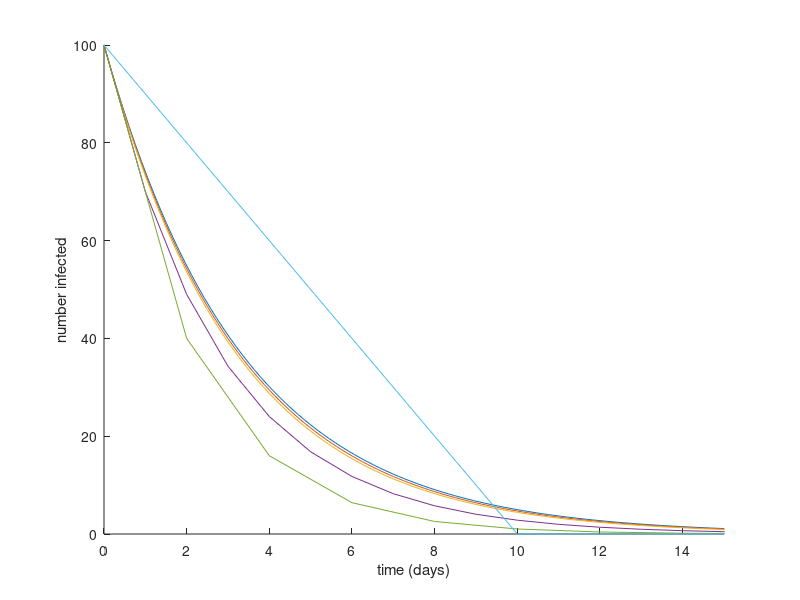

Here is the MATLAB script that generated this plot: (Note: this script raises an error after producing the figure.)
% Starting params
I0 = 100;
alpha = 0.3;
tmax = 15;
tmaxd = 20; % use this for discrete steps
dsteps = [0.125, 0.25, 1, 2, 10];

figure;
hold on;

% Continuous model
ts = linspace(0, tmax);
ys = I0 * exp(-alpha * ts);

plot(ts, ys);

% Discrete models
for step=dsteps
   ts = 0:step:tmaxd;
   ns = 0:(length(ts) -1);
   p = alpha * step;
   
   if p >= 1
      ys = [[I0], zeros(1, length(ts) - 1)];
   else
      ys = I0 * (1 - p).^ns;
   end

   plot(ts, ys)
end

xlim([0, tmax]);
ylim([0, I0]);
xlabel("time (days)");
ylabel("number infected");
legend([["continuous"], compose("step = %.3f", dsteps)]);
print -dpng ../img/q142.png
